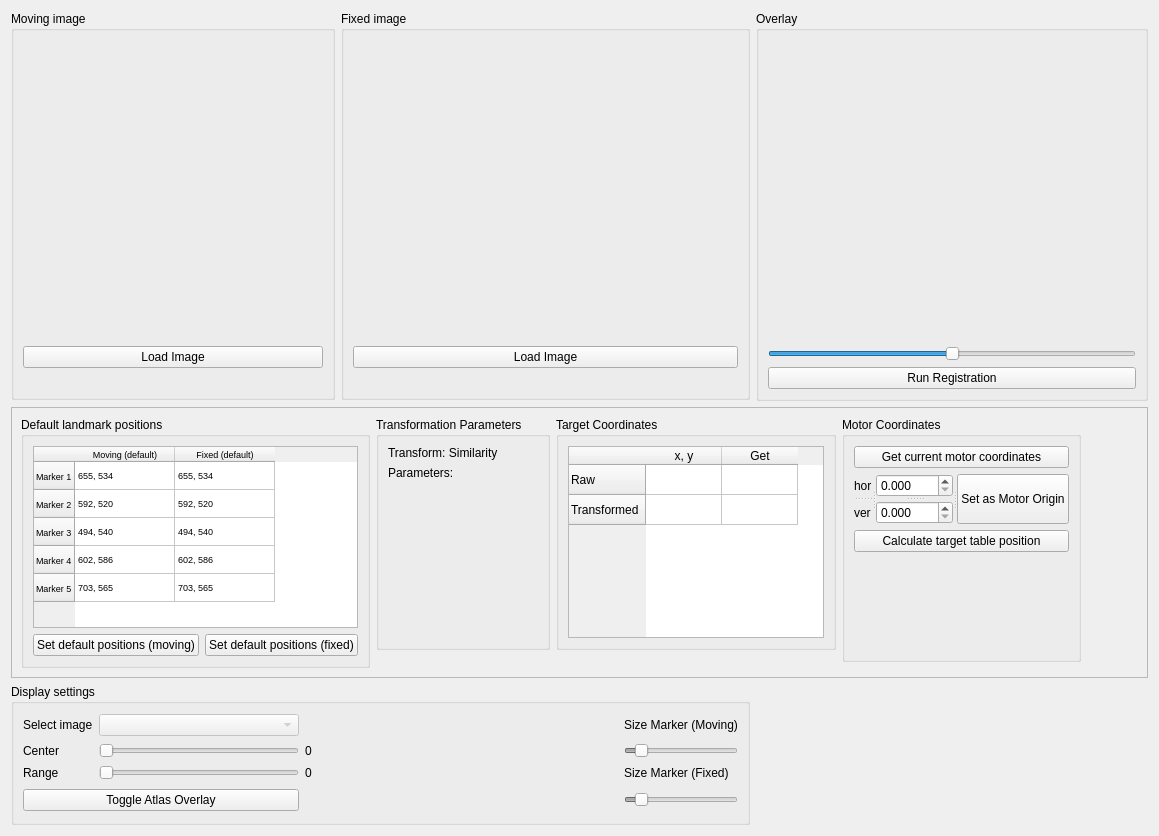
      <widget class="QWidget" name="tab">
       <attribute name="title">
        <string>Active Positioning</string>
       </attribute>
       <layout class="QGridLayout" name="gridLayout_11">
        <item row="0" column="2">
         <widget class="QGroupBox" name="groupBox_20">
          <property name="sizePolicy">
           <sizepolicy hsizetype="Preferred" vsizetype="Maximum">
            <horstretch>0</horstretch>
            <verstretch>0</verstretch>
           </sizepolicy>
          </property>
          <property name="title">
           <string>Overlay</string>
          </property>
          <layout class="QGridLayout" name="gridLayout_46">
           <item row="0" column="0">
            <widget class="matplotlibWidget" name="Display_Fusion" native="true">
             <property name="enabled">
              <bool>true</bool>
             </property>
             <property name="sizePolicy">
              <sizepolicy hsizetype="Expanding" vsizetype="Maximum">
               <horstretch>0</horstretch>
               <verstretch>0</verstretch>
              </sizepolicy>
             </property>
             <property name="minimumSize">
              <size>
               <width>300</width>
               <height>300</height>
              </size>
             </property>
             <property name="maximumSize">
              <size>
               <width>1000000</width>
               <height>1000000</height>
              </size>
             </property>
            </widget>
           </item>
           <item row="1" column="0">
            <widget class="QSlider" name="Slider_RegOverlay">
             <property name="maximum">
              <number>100</number>
             </property>
             <property name="singleStep">
              <number>0</number>
             </property>
             <property name="value">
              <number>50</number>
             </property>
             <property name="orientation">
              <enum>Qt::Horizontal</enum>
             </property>
            </widget>
           </item>
           <item row="2" column="0">
            <widget class="QPushButton" name="Button_RunReg">
             <property name="text">
              <string>Run Registration</string>
             </property>
            </widget>
           </item>
          </layout>
         </widget>
        </item>
        <item row="1" column="0" colspan="3">
         <widget class="QFrame" name="frame_4">
          <property name="sizePolicy">
           <sizepolicy hsizetype="Preferred" vsizetype="Maximum">
            <horstretch>0</horstretch>
            <verstretch>0</verstretch>
           </sizepolicy>
          </property>
          <property name="frameShape">
           <enum>QFrame::StyledPanel</enum>
          </property>
          <property name="frameShadow">
           <enum>QFrame::Raised</enum>
          </property>
          <layout class="QGridLayout" name="gridLayout_48">
           <item row="0" column="1">
            <widget class="QGroupBox" name="groupBox_22">
             <property name="sizePolicy">
              <sizepolicy hsizetype="Preferred" vsizetype="Expanding">
               <horstretch>0</horstretch>
               <verstretch>0</verstretch>
              </sizepolicy>
             </property>
             <property name="title">
              <string>Transformation Parameters</string>
             </property>
             <layout class="QGridLayout" name="gridLayout_49">
              <item row="1" column="0">
               <widget class="QLabel" name="Label_Trafo_Params">
                <property name="text">
                 <string>Parameters:</string>
                </property>
               </widget>
              </item>
              <item row="0" column="0">
               <widget class="QLabel" name="label_15">
                <property name="text">
                 <string>Transform: Similarity</string>
                </property>
               </widget>
              </item>
              <item row="2" column="0">
               <spacer name="verticalSpacer_17">
                <property name="orientation">
                 <enum>Qt::Vertical</enum>
                </property>
                <property name="sizeHint" stdset="0">
                 <size>
                  <width>20</width>
                  <height>40</height>
                 </size>
                </property>
               </spacer>
              </item>
             </layout>
            </widget>
           </item>
           <item row="0" column="0" rowspan="4">
            <widget class="QGroupBox" name="groupBox_21">
             <property name="sizePolicy">
              <sizepolicy hsizetype="Preferred" vsizetype="Expanding">
               <horstretch>0</horstretch>
               <verstretch>0</verstretch>
              </sizepolicy>
             </property>
             <property name="title">
              <string>Default landmark positions</string>
             </property>
             <layout class="QGridLayout" name="gridLayout_47">
              <item row="1" column="1">
               <widget class="QPushButton" name="Button_default_fixed">
                <property name="text">
                 <string>Set default positions (fixed)</string>
                </property>
               </widget>
              </item>
              <item row="0" column="0" colspan="2">
               <widget class="QTableWidget" name="CoordsTable">
                <property name="sizePolicy">
                 <sizepolicy hsizetype="Minimum" vsizetype="Expanding">
                  <horstretch>0</horstretch>
                  <verstretch>0</verstretch>
                 </sizepolicy>
                </property>
                <property name="minimumSize">
                 <size>
                  <width>0</width>
                  <height>160</height>
                 </size>
                </property>
                <property name="font">
                 <font>
                  <pointsize>7</pointsize>
                 </font>
                </property>
                <property name="sizeAdjustPolicy">
                 <enum>QAbstractScrollArea::AdjustToContents</enum>
                </property>
                <property name="dragDropOverwriteMode">
                 <bool>false</bool>
                </property>
                <attribute name="verticalHeaderDefaultSectionSize">
                 <number>28</number>
                </attribute>
                <row>
                 <property name="text">
                  <string>Marker 1</string>
                 </property>
                </row>
                <row>
                 <property name="text">
                  <string>Marker 2</string>
                 </property>
                </row>
                <row>
                 <property name="text">
                  <string>Marker 3</string>
                 </property>
                </row>
                <row>
                 <property name="text">
                  <string>Marker 4</string>
                 </property>
                </row>
                <row>
                 <property name="text">
                  <string>Marker 5</string>
                 </property>
                </row>
                <column>
                 <property name="text">
                  <string>Moving (default)</string>
                 </property>
                </column>
                <column>
                 <property name="text">
                  <string>Fixed (default)</string>
                 </property>
                </column>
                <item row="0" column="0">
                 <property name="text">
                  <string>655, 534</string>
                 </property>
                </item>
                <item row="0" column="1">
                 <property name="text">
                  <string>655, 534</string>
                 </property>
                </item>
                <item row="1" column="0">
                 <property name="text">
                  <string>592, 520</string>
                 </property>
                </item>
                <item row="1" column="1">
                 <property name="text">
                  <string>592, 520</string>
                 </property>
                </item>
                <item row="2" column="0">
                 <property name="text">
                  <string>494, 540</string>
                 </property>
                </item>
                <item row="2" column="1">
                 <property name="text">
                  <string>494, 540</string>
                 </property>
                </item>
                <item row="3" column="0">
                 <property name="text">
                  <string>602, 586</string>
                 </property>
                </item>
                <item row="3" column="1">
                 <property name="text">
                  <string>602, 586</string>
                 </property>
                </item>
                <item row="4" column="0">
                 <property name="text">
                  <string>703, 565</string>
                 </property>
                </item>
                <item row="4" column="1">
                 <property name="text">
                  <string>703, 565</string>
                 </property>
                </item>
               </widget>
              </item>
              <item row="1" column="0">
               <widget class="QPushButton" name="Button_default_moving">
                <property name="text">
                 <string>Set default positions (moving)</string>
                </property>
               </widget>
              </item>
             </layout>
            </widget>
           </item>
           <item row="0" column="4">
            <spacer name="horizontalSpacer_3">
             <property name="orientation">
              <enum>Qt::Horizontal</enum>
             </property>
             <property name="sizeHint" stdset="0">
              <size>
               <width>40</width>
               <height>20</height>
              </size>
             </property>
            </spacer>
           </item>
           <item row="0" column="2">
            <widget class="QGroupBox" name="groupBox_23">
             <property name="maximumSize">
              <size>
               <width>1000000</width>
               <height>1000000</height>
              </size>
             </property>
             <property name="title">
              <string>Target Coordinates</string>
             </property>
             <layout class="QGridLayout" name="gridLayout_43">
              <item row="0" column="0" rowspan="2">
               <widget class="QTableWidget" name="table_TrgCoords">
                <property name="minimumSize">
                 <size>
                  <width>0</width>
                  <height>100</height>
                 </size>
                </property>
                <property name="editTriggers">
                 <set>QAbstractItemView::NoEditTriggers</set>
                </property>
                <attribute name="horizontalHeaderDefaultSectionSize">
                 <number>76</number>
                </attribute>
                <attribute name="horizontalHeaderMinimumSectionSize">
                 <number>40</number>
                </attribute>
                <attribute name="verticalHeaderDefaultSectionSize">
                 <number>30</number>
                </attribute>
                <row>
                 <property name="text">
                  <string>Raw</string>
                 </property>
                </row>
                <row>
                 <property name="text">
                  <string>Transformed</string>
                 </property>
                </row>
                <column>
                 <property name="text">
                  <string>x, y</string>
                 </property>
                </column>
                <column>
                 <property name="text">
                  <string>Get</string>
                 </property>
                </column>
                <item row="0" column="0">
                 <property name="text">
                  <string/>
                 </property>
                </item>
                <item row="1" column="0">
                 <property name="text">
                  <string/>
                 </property>
                </item>
               </widget>
              </item>
             </layout>
            </widget>
           </item>
           <item row="0" column="3" rowspan="3">
            <widget class="QGroupBox" name="groupBox_24">
             <property name="sizePolicy">
              <sizepolicy hsizetype="Expanding" vsizetype="Preferred">
               <horstretch>0</horstretch>
               <verstretch>0</verstretch>
              </sizepolicy>
             </property>
             <property name="title">
              <string>Motor Coordinates</string>
             </property>
             <layout class="QGridLayout" name="gridLayout_51">
              <item row="0" column="0">
               <widget class="QPushButton" name="Btn_getCurrentMotor">
                <property name="text">
                 <string>Get current motor coordinates</string>
                </property>
               </widget>
              </item>
              <item row="1" column="0">
               <widget class="QSplitter" name="splitter_8">
                <property name="orientation">
                 <enum>Qt::Horizontal</enum>
                </property>
                <widget class="QSplitter" name="splitter_7">
                 <property name="orientation">
                  <enum>Qt::Vertical</enum>
                 </property>
                 <widget class="QLabel" name="label_19">
                  <property name="text">
                   <string>hor</string>
                  </property>
                 </widget>
                 <widget class="QLabel" name="label_20">
                  <property name="text">
                   <string>ver</string>
                  </property>
                 </widget>
                </widget>
                <widget class="QSplitter" name="splitter_6">
                 <property name="orientation">
                  <enum>Qt::Horizontal</enum>
                 </property>
                 <widget class="QSplitter" name="splitter_5">
                  <property name="orientation">
                   <enum>Qt::Vertical</enum>
                  </property>
                  <widget class="QDoubleSpinBox" name="Box_MotorOriginX">
                   <property name="enabled">
                    <bool>true</bool>
                   </property>
                   <property name="decimals">
                    <number>3</number>
                   </property>
                   <property name="maximum">
                    <double>1000.000000000000000</double>
                   </property>
                  </widget>
                  <widget class="QDoubleSpinBox" name="Box_MotorOriginY">
                   <property name="decimals">
                    <number>3</number>
                   </property>
                   <property name="maximum">
                    <double>1000.000000000000000</double>
                   </property>
                  </widget>
                 </widget>
                 <widget class="QPushButton" name="Btn_setMotor_Origin">
                  <property name="text">
                   <string>Set as Motor Origin</string>
                  </property>
                 </widget>
                </widget>
               </widget>
              </item>
              <item row="2" column="0">
               <widget class="QPushButton" name="Btn_Reg_calcTable">
                <property name="text">
                 <string>Calculate target table position</string>
                </property>
               </widget>
              </item>
              <item row="3" column="0">
               <spacer name="verticalSpacer_15">
                <property name="orientation">
                 <enum>Qt::Vertical</enum>
                </property>
                <property name="sizeHint" stdset="0">
                 <size>
                  <width>20</width>
                  <height>40</height>
                 </size>
                </property>
               </spacer>
              </item>
             </layout>
            </widget>
           </item>
          </layout>
         </widget>
        </item>
        <item row="0" column="1">
         <widget class="QGroupBox" name="groupBox_19">
          <property name="sizePolicy">
           <sizepolicy hsizetype="Preferred" vsizetype="Maximum">
            <horstretch>0</horstretch>
            <verstretch>0</verstretch>
           </sizepolicy>
          </property>
          <property name="title">
           <string>Fixed image</string>
          </property>
          <layout class="QGridLayout" name="gridLayout_45">
           <item row="1" column="0">
            <widget class="QPushButton" name="Button_load_fixed">
             <property name="text">
              <string>Load Image</string>
             </property>
            </widget>
           </item>
           <item row="2" column="0">
            <widget class="QLabel" name="Label_Fixed">
             <property name="minimumSize">
              <size>
               <width>0</width>
               <height>0</height>
              </size>
             </property>
             <property name="text">
              <string/>
             </property>
            </widget>
           </item>
           <item row="0" column="0">
            <widget class="matplotlibWidget" name="Display_Fixed" native="true">
             <property name="enabled">
              <bool>true</bool>
             </property>
             <property name="sizePolicy">
              <sizepolicy hsizetype="Expanding" vsizetype="Maximum">
               <horstretch>0</horstretch>
               <verstretch>0</verstretch>
              </sizepolicy>
             </property>
             <property name="minimumSize">
              <size>
               <width>300</width>
               <height>300</height>
              </size>
             </property>
             <property name="maximumSize">
              <size>
               <width>1000000</width>
               <height>1000000</height>
              </size>
             </property>
            </widget>
           </item>
          </layout>
         </widget>
        </item>
        <item row="0" column="0">
         <widget class="QGroupBox" name="groupBox_18">
          <property name="sizePolicy">
           <sizepolicy hsizetype="Preferred" vsizetype="Maximum">
            <horstretch>0</horstretch>
            <verstretch>0</verstretch>
           </sizepolicy>
          </property>
          <property name="title">
           <string>Moving image</string>
          </property>
          <layout class="QGridLayout" name="gridLayout_44">
           <item row="0" column="0" colspan="2">
            <widget class="matplotlibWidget" name="Display_Moving" native="true">
             <property name="enabled">
              <bool>true</bool>
             </property>
             <property name="sizePolicy">
              <sizepolicy hsizetype="Expanding" vsizetype="Maximum">
               <horstretch>0</horstretch>
               <verstretch>0</verstretch>
              </sizepolicy>
             </property>
             <property name="minimumSize">
              <size>
               <width>300</width>
               <height>300</height>
              </size>
             </property>
             <property name="maximumSize">
              <size>
               <width>1000000</width>
               <height>1000000</height>
              </size>
             </property>
            </widget>
           </item>
           <item row="2" column="0">
            <widget class="QLabel" name="Label_Moving">
             <property name="minimumSize">
              <size>
               <width>0</width>
               <height>0</height>
              </size>
             </property>
             <property name="text">
              <string/>
             </property>
            </widget>
           </item>
           <item row="1" column="0" colspan="2">
            <widget class="QPushButton" name="Button_load_moving">
             <property name="text">
              <string>Load Image</string>
             </property>
            </widget>
           </item>
          </layout>
         </widget>
        </item>
        <item row="2" column="0" colspan="2">
         <widget class="QGroupBox" name="groupBox_25">
          <property name="title">
           <string>Display settings</string>
          </property>
          <layout class="QGridLayout" name="gridLayout_52">
           <item row="2" column="2">
            <widget class="QLabel" name="ActPos_Label_Center_Alignment">
             <property name="text">
              <string>0</string>
             </property>
            </widget>
           </item>
           <item row="1" column="0">
            <widget class="QLabel" name="label_18">
             <property name="text">
              <string>Select image</string>
             </property>
            </widget>
           </item>
           <item row="1" column="1">
            <widget class="QComboBox" name="WindowSelector">
             <property name="enabled">
              <bool>false</bool>
             </property>
             <property name="minimumSize">
              <size>
               <width>200</width>
               <height>0</height>
              </size>
             </property>
             <property name="editable">
              <bool>false</bool>
             </property>
             <property name="currentIndex">
              <number>-1</number>
             </property>
             <property name="maxCount">
              <number>3</number>
             </property>
            </widget>
           </item>
           <item row="2" column="1">
            <widget class="QSlider" name="ActPos_Slider_Center">
             <property name="maximum">
              <number>0</number>
             </property>
             <property name="orientation">
              <enum>Qt::Horizontal</enum>
             </property>
            </widget>
           </item>
           <item row="3" column="0">
            <widget class="QLabel" name="label_17">
             <property name="text">
              <string>Range</string>
             </property>
            </widget>
           </item>
           <item row="1" column="3" rowspan="4">
            <widget class="matplotlibWidget" name="ActPos_GreyWindow_Hist" native="true">
             <property name="enabled">
              <bool>true</bool>
             </property>
             <property name="sizePolicy">
              <sizepolicy hsizetype="Expanding" vsizetype="Maximum">
               <horstretch>0</horstretch>
               <verstretch>0</verstretch>
              </sizepolicy>
             </property>
             <property name="minimumSize">
              <size>
               <width>300</width>
               <height>100</height>
              </size>
             </property>
             <property name="maximumSize">
              <size>
               <width>1000000</width>
               <height>1000000</height>
              </size>
             </property>
            </widget>
           </item>
           <item row="2" column="0">
            <widget class="QLabel" name="label_16">
             <property name="text">
              <string>Center</string>
             </property>
            </widget>
           </item>
           <item row="3" column="1">
            <widget class="QSlider" name="ActPos_SliderRange">
             <property name="orientation">
              <enum>Qt::Horizontal</enum>
             </property>
            </widget>
           </item>
           <item row="3" column="2">
            <widget class="QLabel" name="ActPos_Label_Range_Alignment">
             <property name="text">
              <string>0</string>
             </property>
            </widget>
           </item>
           <item row="1" column="4">
            <widget class="QLabel" name="label_71">
             <property name="text">
              <string>Size Marker (Moving)</string>
             </property>
            </widget>
           </item>
           <item row="2" column="4">
            <widget class="QSlider" name="Slider_MarkerSize_Moving">
             <property name="enabled">
              <bool>false</bool>
             </property>
             <property name="minimum">
              <number>1</number>
             </property>
             <property name="maximum">
              <number>40</number>
             </property>
             <property name="singleStep">
              <number>1</number>
             </property>
             <property name="value">
              <number>5</number>
             </property>
             <property name="sliderPosition">
              <number>5</number>
             </property>
             <property name="orientation">
              <enum>Qt::Horizontal</enum>
             </property>
            </widget>
           </item>
           <item row="3" column="4">
            <widget class="QLabel" name="label_72">
             <property name="text">
              <string>Size Marker (Fixed)</string>
             </property>
            </widget>
           </item>
           <item row="4" column="4">
            <widget class="QSlider" name="Slider_MarkerSize_Fixed">
             <property name="enabled">
              <bool>false</bool>
             </property>
             <property name="minimum">
              <number>1</number>
             </property>
             <property name="maximum">
              <number>40</number>
             </property>
             <property name="value">
              <number>5</number>
             </property>
             <property name="orientation">
              <enum>Qt::Horizontal</enum>
             </property>
            </widget>
           </item>
           <item row="4" column="0" colspan="2">
            <widget class="QPushButton" name="Button_toggleOverlay">
             <property name="text">
              <string>Toggle Atlas Overlay</string>
             </property>
            </widget>
           </item>
          </layout>
         </widget>
        </item>
        <item row="2" column="2">
         <spacer name="horizontalSpacer_4">
          <property name="orientation">
           <enum>Qt::Horizontal</enum>
          </property>
          <property name="sizeHint" stdset="0">
           <size>
            <width>40</width>
            <height>20</height>
           </size>
          </property>
         </spacer>
        </item>
       </layout>
      </widget>
